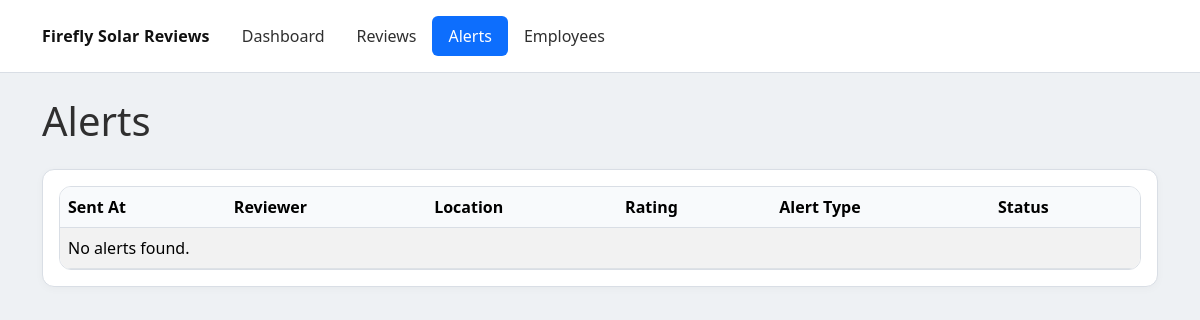
The app's page /alerts, older data.
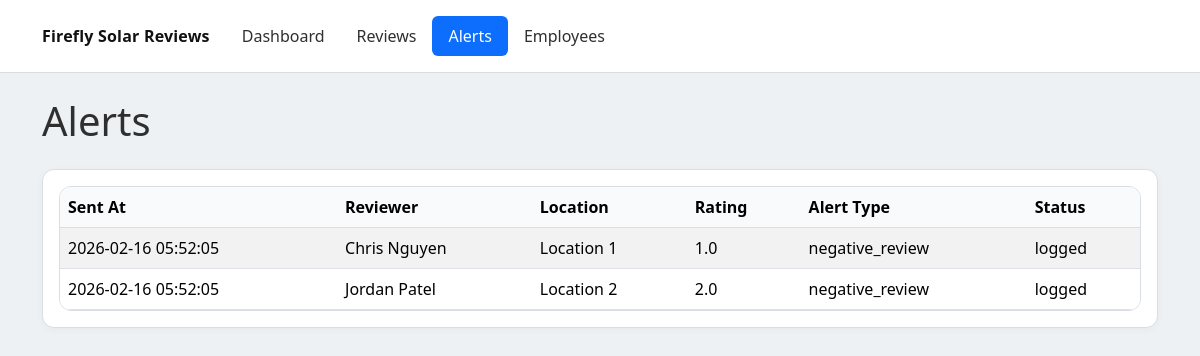
The same page, newer data.
### app/models.py (models this page shows)
class AlertLog(Base):
    __tablename__ = "alert_log"
    id: Mapped[int] = mapped_column(Integer, primary_key=True, index=True)
    alert_rule_id: Mapped[int] = mapped_column(ForeignKey("alert_rules.id"), nullable=False, index=True)
    review_id: Mapped[int] = mapped_column(ForeignKey("reviews.id"), nullable=False, index=True)
    triggered_at: Mapped[datetime] = mapped_column(DateTime, default=datetime.utcnow, nullable=False)
    status: Mapped[str] = mapped_column(String(64), nullable=False, default="triggered")

class Review(Base):
    __tablename__ = "reviews"
    id: Mapped[int] = mapped_column(Integer, primary_key=True, index=True)
    location_id: Mapped[int] = mapped_column(ForeignKey("locations.id"), nullable=False, index=True)
    google_review_id: Mapped[str] = mapped_column(String(255), unique=True, nullable=False)
    reviewer_name: Mapped[str] = mapped_column(String(255), nullable=False)
    rating: Mapped[float] = mapped_column(Float, nullable=False)
    review_text: Mapped[str] = mapped_column(Text, nullable=False)
    review_date: Mapped[datetime] = mapped_column(DateTime, nullable=False)
    created_at: Mapped[datetime] = mapped_column(DateTime, default=datetime.utcnow, nullable=False)

class Location(Base):
    __tablename__ = "locations"
    id: Mapped[int] = mapped_column(Integer, primary_key=True, index=True)
    name: Mapped[str] = mapped_column(String(255), nullable=False)
    place_id: Mapped[str] = mapped_column(String(255), unique=True, nullable=False)
    is_active: Mapped[bool] = mapped_column(Boolean, default=True, nullable=False)
    created_at: Mapped[datetime] = mapped_column(DateTime, default=datetime.utcnow, nullable=False)

class AlertRule(Base):
    __tablename__ = "alert_rules"
    id: Mapped[int] = mapped_column(Integer, primary_key=True, index=True)
    location_id: Mapped[int] = mapped_column(ForeignKey("locations.id"), nullable=False, index=True)
    name: Mapped[str] = mapped_column(String(255), nullable=False)
    condition_json: Mapped[str] = mapped_column(Text, nullable=False)
    is_enabled: Mapped[bool] = mapped_column(Boolean, default=True, nullable=False)
    created_at: Mapped[datetime] = mapped_column(DateTime, default=datetime.utcnow, nullable=False)

### app/main.py (the view)
@app.get("/alerts", response_class=HTMLResponse)
def alerts_page(request: Request) -> HTMLResponse:
    db: Session = SessionLocal()
    try:
        rows = (
            db.query(models.AlertLog, models.Review, models.Location, models.AlertRule)
            .join(models.Review, models.AlertLog.review_id == models.Review.id)
            .join(models.Location, models.Review.location_id == models.Location.id)
            .join(models.AlertRule, models.AlertLog.alert_rule_id == models.AlertRule.id)
            .order_by(models.AlertLog.triggered_at.desc())
            .all()
        )
        alerts = []
        for alert_log, review, location, alert_rule in rows:
            alerts.append(
                {
                    "sent_at": alert_log.triggered_at,
                    "reviewer_name": review.reviewer_name,
                    "location": location.name,
                    "rating": review.rating,
                    "alert_type": alert_rule.name,
                    "status": alert_log.status,
                }
            )
        return templates.TemplateResponse(
            request=request,
            name="alerts.html",
            context={"alerts": alerts, "title": "Alerts"},
        )
    finally:
        db.close()

### app/templates/alerts.html (shortened to what this page needs)
<!doctype html>
<html lang="en">
  <head>
    <link
      href="https://cdn.jsdelivr.net/npm/bootstrap@5.3.3/dist/css/bootstrap.min.css"
      rel="stylesheet"
    />
    <link href="/static/app.css" rel="stylesheet" />
  </head>
  <body>
    <header class="app-header mb-4">
      <div class="container py-3 d-flex flex-wrap align-items-center gap-3">
        <a href="/" class="brand">Firefly Solar Reviews</a>
        <nav class="nav nav-pills">
          <a class="nav-link {% if request.url.path == '/dashboard' %}active{% endif %}" href="/dashboard">Dashboard</a>
          <a class="nav-link {% if request.url.path == '/reviews' %}active{% endif %}" href="/reviews">Reviews</a>
          <a class="nav-link {% if request.url.path == '/alerts' %}active{% endif %}" href="/alerts">Alerts</a>
          <a class="nav-link {% if request.url.path.startswith('/employees') %}active{% endif %}" href="/employees">Employees</a>
        </nav>
      </div>
    </header>
    <div class="container pb-4">
      <h1 class="mb-4">Alerts</h1>
      <div class="card">
        <div class="card-body">
          <div class="table-wrap">
            <table class="table table-striped">
              <thead>
                <tr>
                  <th>Sent At</th>
                  <th>Reviewer</th>
                  <th>Location</th>
                  <th>Rating</th>
                  <th>Alert Type</th>
                  <th>Status</th>
                </tr>
              </thead>
              <tbody>
                {% for alert in alerts %}
                <tr>
                  <td>{{ alert.sent_at.strftime("%Y-%m-%d %H:%M:%S") if alert.sent_at else "" }}</td>
                  <td>{{ alert.reviewer_name }}</td>
                  <td>{{ alert.location }}</td>
                  <td>{{ alert.rating }}</td>
                  <td>{{ alert.alert_type }}</td>
                  <td>{{ alert.status }}</td>
                </tr>
                {% endfor %}
                {% if alerts|length == 0 %}
                <tr>
                  <td colspan="6">No alerts found.</td>
                </tr>
                {% endif %}
              </tbody>
            </table>
          </div>
        </div>
      </div>
    </div>
  </body>
</html>

Row changes from the older to the newer data that the page shows:
added AlertLog: sent_at "2026-02-16 05:52:05", reviewer_name "Chris Nguyen", location "Location 1", rating "1.0", alert_type "negative_review", status "logged"
added AlertLog: sent_at "2026-02-16 05:52:05", reviewer_name "Jordan Patel", location "Location 2", rating "2.0", alert_type "negative_review", status "logged"
Text that changed along with them:
text no longer shown: "No alerts found."
